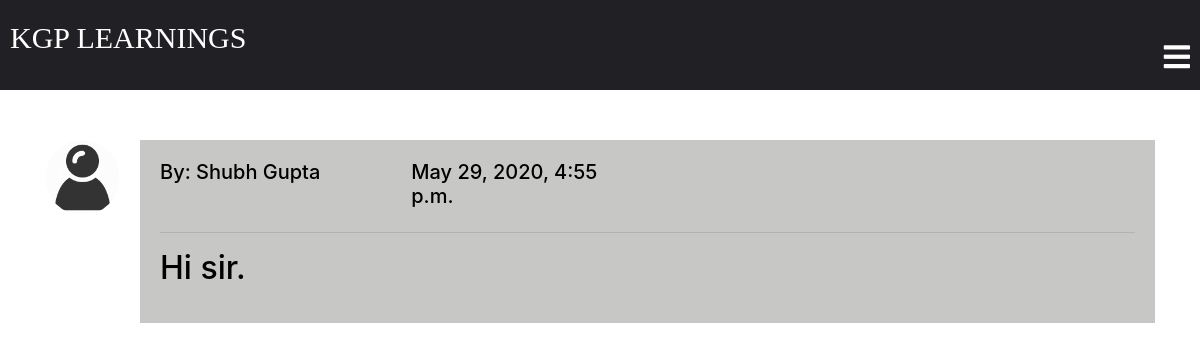
Screenshot of /classroom/teacher/1/messages_list (signed in) with the database file from the repository.
### classroom/models.py (models this page shows, shortened)
class MessageToTeacher(models.Model):
    student = models.ForeignKey(
        Student, related_name='student', on_delete=models.CASCADE)
    message_html = models.TextField(editable=False)
    created_at = models.DateTimeField(auto_now=True)
    teacher = models.ForeignKey(
        Teacher, related_name='messages', on_delete=models.CASCADE)
    message = models.TextField()
    class Meta:
        ordering = ['-created_at']
        unique_together = ['student', 'message']

class Student(models.Model):
    user = models.OneToOneField(
        User, on_delete=models.CASCADE, primary_key=True, related_name='Student')
    phone = models.IntegerField()
    student_profile_pic = models.ImageField(
        upload_to="classroom/student_profile_pic", blank=True)
    name = models.CharField(max_length=250)
    email = models.EmailField(max_length=254)
    roll_no = models.CharField(max_length=50)
    class Meta:
        ordering = ['roll_no']

### classroom/views.py (the view)
# urls.py: path('teacher/<int:pk>/messages_list',views.messages_list,name="messages_list"),
@login_required
def messages_list(request, pk):
    teacher = get_object_or_404(models.Teacher, pk=pk)
    template = "messages_list.html"
    context = {'teacher': teacher}
    return render(request, template, context)

### template/messages_list.html
{% extends 'base.html' %}
{% load static %}
{% block content %}
<div class="container">
  {% if teacher.messages.count == 0 %}
  <h2>No messages yet.</h2>
  {% else %}
  {% for mssg in teacher.messages.all %}
  <div class="notice">
    <div class="row">
      <div class="col-md-1">
        {% if mssg.student.student_profile_pic %}
        <img src="{{ mssg.student.student_profile_pic.url }}" class="notice-img">
        {% else %}
        <img src="{% static 'images/login-avatar.PNG' %}" class="notice-img">
        {% endif %}
      </div>
      <div class="col-md-11">
        <div class="notice-details">
          <div class="row">
            <div class="col-md-3">
              <h5>By: {{ mssg.student.name }}</h5>
            </div>
            <div class="col-md-3">
              <h5>{{ mssg.created_at }}</h5>
            </div>
          </div>
          <hr>
          <h2>{{ mssg.message_html|safe }}</h2>
        </div>
      </div>
    </div>
  </div>
  {% endfor %}
  {% endif %}
</div>
{% endblock %}

### static/css/base.css (style rules this page uses)
.notice { margin-top: 50px; }
.notice .notice-img { border-radius: 50%; height:75px; width:75px; }
.notice .notice-details { color: black; padding: 20px; background: #c7c7c5; }

### rows the page displays
MessageToTeacher: student.name "Shubh Gupta", created_at "May 29, 2020, 4:55 p.m.", message_html "Hi sir."
